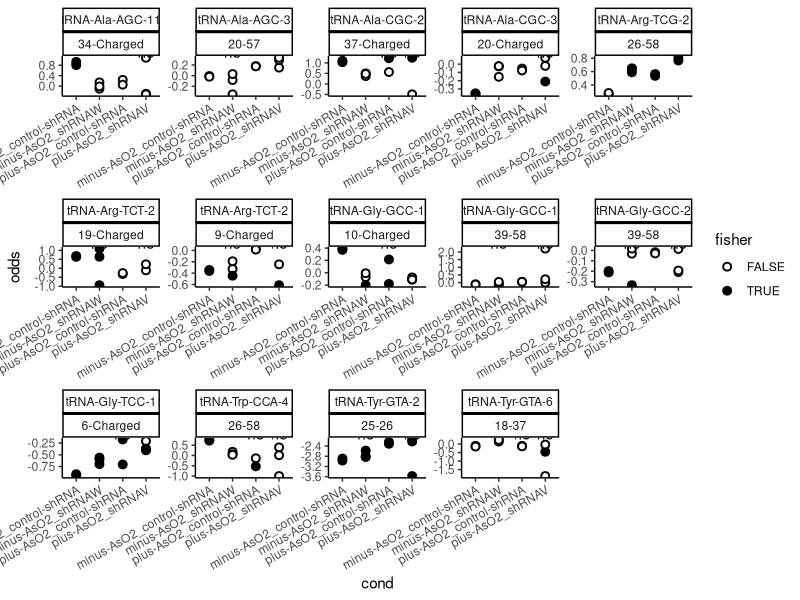
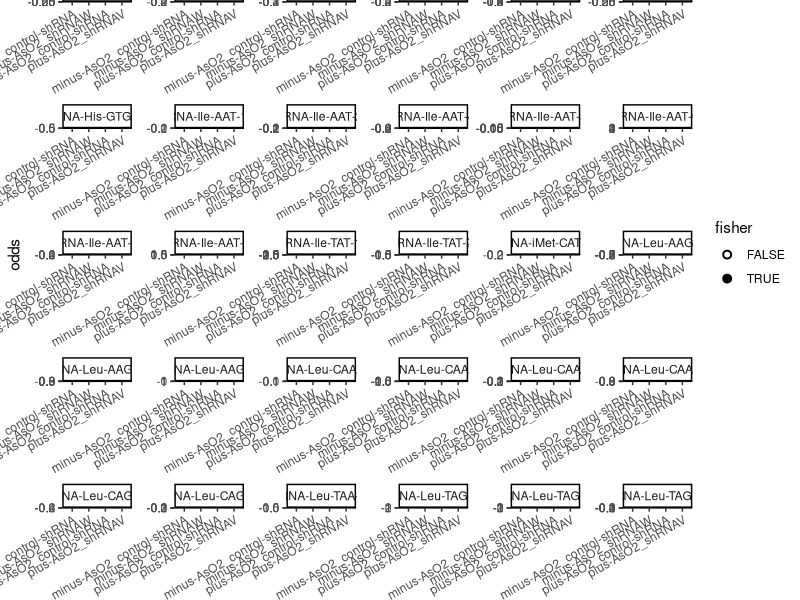
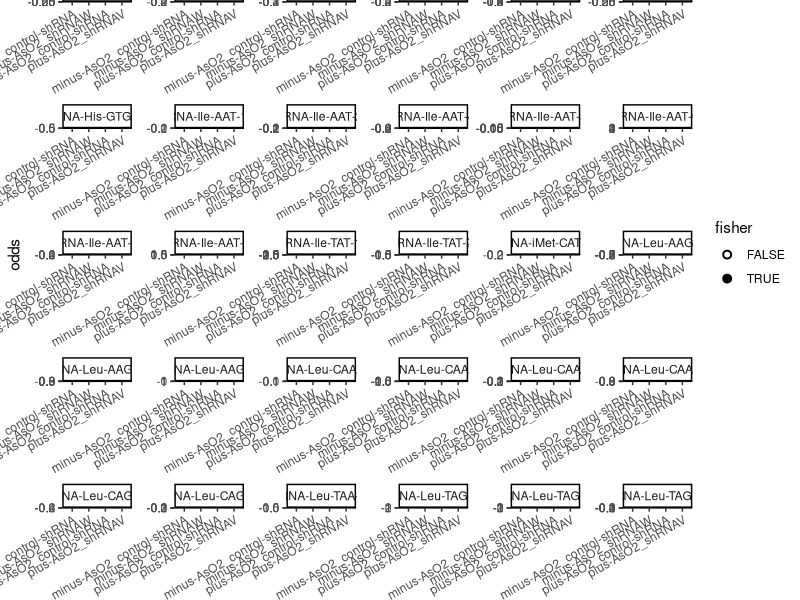

The R source for these figures, in order: (Note: a time limit stopped this script after it produced the figures.)
library(ggpubr)
library(ggplot2)

# Load data
raw_dataset = read.delim("data/ALKBH1_KD_stress/interdependences_morethan2samples.tsv")

# Reformat
dataset = c()
for (r in rownames(raw_dataset)){
  tempdata = data.frame(row.names = 1:raw_dataset[r,"X.samples"])
  tempdata$reference = substr(raw_dataset[r,"reference"],14,100)
  tempdata$pair = paste0(raw_dataset[r,c("canon_var1","canon_var2")],collapse="-")
  tempdata$cond = raw_dataset[r,"cond"]
  odds = sapply(strsplit(raw_dataset[r,"odds"],"\\[|\\]| ")[[1]], function(x) if (x!=""){as.numeric(x)}else{NA})
  tempdata$odds = odds[!is.na(odds)]
  pval = sapply(strsplit(raw_dataset[r,"pval_cor"],"\\[|\\]| ")[[1]], function(x) if (x!=""){as.numeric(x)}else{NA})
  tempdata$fisher = pval[!is.na(pval)]<0.05
  splitted = strsplit(raw_dataset[r,"reference"],"-")[[1]]
  tempdata$wobble = if(substr(splitted[length(splitted)-1],1,1) %in% c("A","T")){"AT"}else{"GC"}
  tempdata$TC = if(substr(splitted[length(splitted)-1],1,1) %in% "T"){"T"}else if(substr(splitted[length(splitted)-1],1,1) %in% "C"){"C"}else{"AG"}
  tempdata$aa = splitted[length(splitted)-2]
  dataset = rbind(dataset,tempdata)
}
# Remove mitochondrial
dataset = dataset[!grepl("mito",dataset$reference),]

### Differences between conditions ###
diffcond = compare_means(odds ~ cond, data = dataset, group.by = c("pair","reference"),
                         ref.group = "minus-AsO2_control-shRNA", method = "t.test", p.adjust.method="fdr")

# Compute odds ratio fold change
diffcond$FC = apply(diffcond,1,function(x) mean(dataset[(dataset$reference==x["reference"])&(dataset$pair==x["pair"])&(dataset$cond==x["group2"]),"odds"]) - mean(dataset[(dataset$reference==x["reference"])&(dataset$pair==x["pair"])&(dataset$cond==x["group1"]),"odds"]))
sigsubset = diffcond[order(diffcond$p)[1:15],]

# Plot
ggplot(dataset[(apply(dataset[,c("reference","pair")],1,paste0,collapse="_") %in% apply(sigsubset[,c("reference","pair")],1,paste0,collapse="_")),], aes(x=cond, y=odds)) + 
  facet_wrap( ~ reference*pair, ncol=5, scales = "free") +
  geom_point(shape = 21, color="black", stroke=1, size=2, aes(fill = fisher)) +
  scale_fill_manual(values=c("white", "black")) +
  stat_summary(fun.data=mean_sdl, geom="pointrange", color="red") +
  stat_compare_means(ref.group = "minus-AsO2_control-shRNA", method = "t.test", label = "p.signif") +
  theme_classic() +
  theme(axis.text.x = element_text(angle = 30, vjust = 1, hjust=1))
#ggsave("plots/differences_alkbh1_kdstress.pdf",width=15,height=9)

# FOCUS ON 58-CHARGING
# Plot
ggplot(dataset[dataset$pair=="58-Charged",], aes(x=cond, y=odds)) + 
  facet_wrap( ~ reference, ncol=6, scales = "free") +
  geom_point(shape = 21, color="black", stroke=1, size=2, aes(fill = fisher)) +
  scale_fill_manual(values=c("white", "black")) +
  stat_summary(fun.data=mean_sdl, geom="pointrange", color="red") +
  stat_compare_means(ref.group = "minus-AsO2_control-shRNA", method = "t.test", label = "p.signif") +
  theme_classic() +
  theme(axis.text.x = element_text(angle = 30, vjust = 1, hjust=1))
ggsave("plots/differences_alkbh1_kdstress_58charging.pdf",width=15,height=70, limitsize = FALSE)


### Differences between wobble positions ###
diffcond = compare_means(odds ~ wobble, data = dataset, group.by = c("pair","aa","cond"),
                         method = "t.test", p.adjust.method="fdr")

# Focus on charging
chrgsubset = diffcond[sapply(diffcond$pair,function(x) strsplit(x,"-")[[1]][2])=="Charged",]

# Plot per AA family
ggplot(dataset[(apply(dataset[,c("aa","pair")],1,paste0,collapse="_") %in% apply(chrgsubset[,c("aa","pair")],1,paste0,collapse="_")),], aes(x=cond, y=odds, fill=wobble)) + 
  facet_wrap( ~ aa*pair, ncol=6, scales = "free") +
  geom_boxplot(lwd=0.5, notch=F, outlier.shape = NA , na.rm=T,alpha=0.2, 
               position = position_dodge(width=0.9)) +
  geom_jitter(na.rm=T , alpha=0.5, size=1, aes(color = wobble),position=position_jitterdodge(dodge.width=0.9)) +
  stat_compare_means(method = "t.test", label = "p.signif") +
  theme_classic() +
  theme(axis.text.x = element_text(angle = 30, vjust = 1, hjust=1))
ggsave("plots/differences_alkbh1_kdstress_wobble_AAfamilies.pdf",width=16,height=30)

subdataset = dataset[dataset$TC %in% c("C","T"),]
ggplot(subdataset[(apply(subdataset[,c("aa","pair")],1,paste0,collapse="_") %in% apply(chrgsubset[,c("aa","pair")],1,paste0,collapse="_")),], aes(x=cond, y=odds, fill=TC)) + 
  facet_wrap( ~ aa*pair, ncol=6, scales = "free") +
  geom_boxplot(lwd=0.5, notch=F, outlier.shape = NA , na.rm=T,alpha=0.2, 
               position = position_dodge(width=0.9)) +
  geom_jitter(na.rm=T , alpha=0.5, size=1, aes(color = TC),position=position_jitterdodge(dodge.width=0.9)) +
  stat_compare_means(method = "t.test", label = "p.signif") +
  theme_classic() +
  theme(axis.text.x = element_text(angle = 30, vjust = 1, hjust=1))
ggsave("plots/differences_alkbh1_kdstress_TvsC_AAfamilies.pdf",width=16,height=30)
